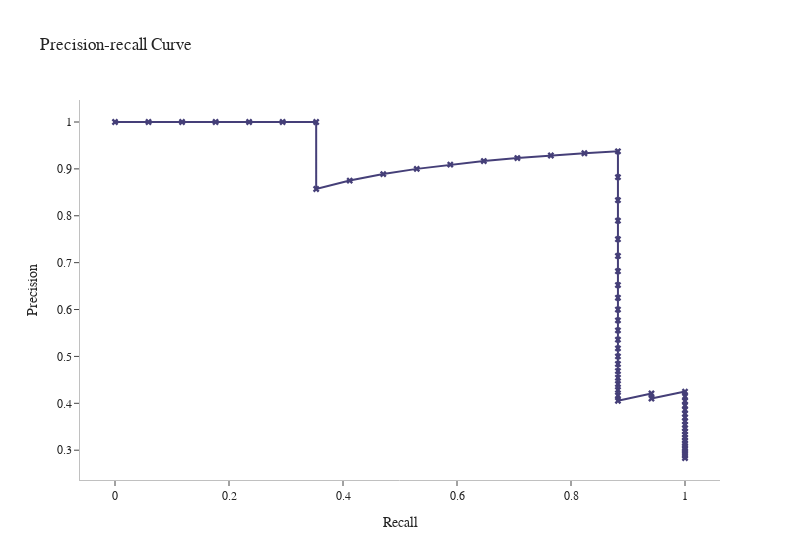

Here is the notebook cell this chart was saved with:
### Code cell
def plot_precision_recall(lr: LogisticRegression,X_train: pd.DataFrame,X_test: pd.DataFrame,y_train: pd.Series,y_test: pd.Series):
    # traning a model
    lr.fit(X_train,y_train)
    # making predict
    y_pred_proba = lr.predict_proba(X_test)
    precision,recall,threshold = precision_recall_curve(y_test,y_pred_proba[:,1])

    fig = go.Figure()
    fig.add_trace(go.Scatter(x=recall,y=precision,mode='lines+markers',marker_color='#453F78',marker_symbol='x',marker_size=0))
    fig.update_xaxes(title='Recall',linecolor='silver')
    fig.update_yaxes(title='Precision',linecolor='silver')
    fig.update_layout(title='Precision-recall Curve',template='simple_white',width=800,font_family='RockWell')
    fig.show()
    print(f'AUC precision-recall curve: {auc(recall,precision):.2%}')
plot_precision_recall(lr,X_train,X_test,y_train,y_test)

### Figure 1 — Plotly figure (JSON) as saved in the notebook; plotly's stock layout.template omitted (floating-point values rounded to 4 significant figures)
{"data": [{"marker": {"color": "#453F78", "size": 0, "symbol": "x"}, "mode": "lines+markers", "name": "AUC precision-recall curve", "type": "scatter", "x": [1, 1, 1, 1, 1, 1, 1, 1, 1, 1, 1, 1, 1, 1, 1, 1, 1, 1, 1, 1, 1, 0.9412, 0.9412, 0.8824, 0.8824, 0.8824, 0.8824, 0.8824, 0.8824, 0.8824, 0.8824, 0.8824, 0.8824, 0.8824, 0.8824, 0.8824, 0.8824, 0.8824, 0.8824, 0.8824, 0.8824, 0.8824, 0.8824, 0.8824, 0.8824, 0.8235, 0.7647, 0.7059, 0.6471, 0.5882, 0.5294, 0.4706, 0.4118, 0.3529, 0.3529, 0.2941, 0.2353, 0.1765, 0.1176, 0.05882, 0], "y": [0.2833, 0.2881, 0.2931, 0.2982, 0.3036, 0.3091, 0.3148, 0.3208, 0.3269, 0.3333, 0.34, 0.3469, 0.3542, 0.3617, 0.3696, 0.3778, 0.3864, 0.3953, 0.4048, 0.4146, 0.425, 0.4103, 0.4211, 0.4054, 0.4167, 0.4286, 0.4412, 0.4545, 0.4688, 0.4839, 0.5, 0.5172, 0.5357, 0.5556, 0.5769, 0.6, 0.625, 0.6522, 0.6818, 0.7143, 0.75, 0.7895, 0.8333, 0.8824, 0.9375, 0.9333, 0.9286, 0.9231, 0.9167, 0.9091, 0.9, 0.8889, 0.875, 0.8571, 1, 1, 1, 1, 1, 1, 1]}], "layout": {"font": {"family": "RockWell"}, "title": {"text": "Precision-recall Curve"}, "width": 800, "xaxis": {"linecolor": "silver", "title": {"text": "Recall"}}, "yaxis": {"linecolor": "silver", "title": {"text": "Precision"}}}}
